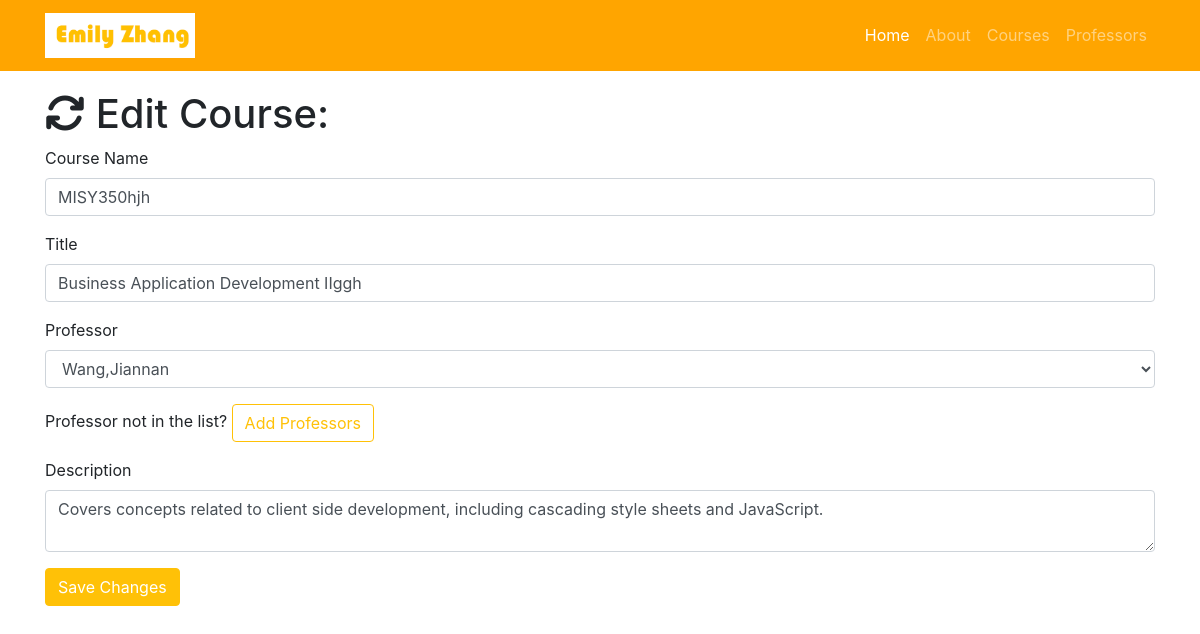
The app's page /course/edit/1, older data.
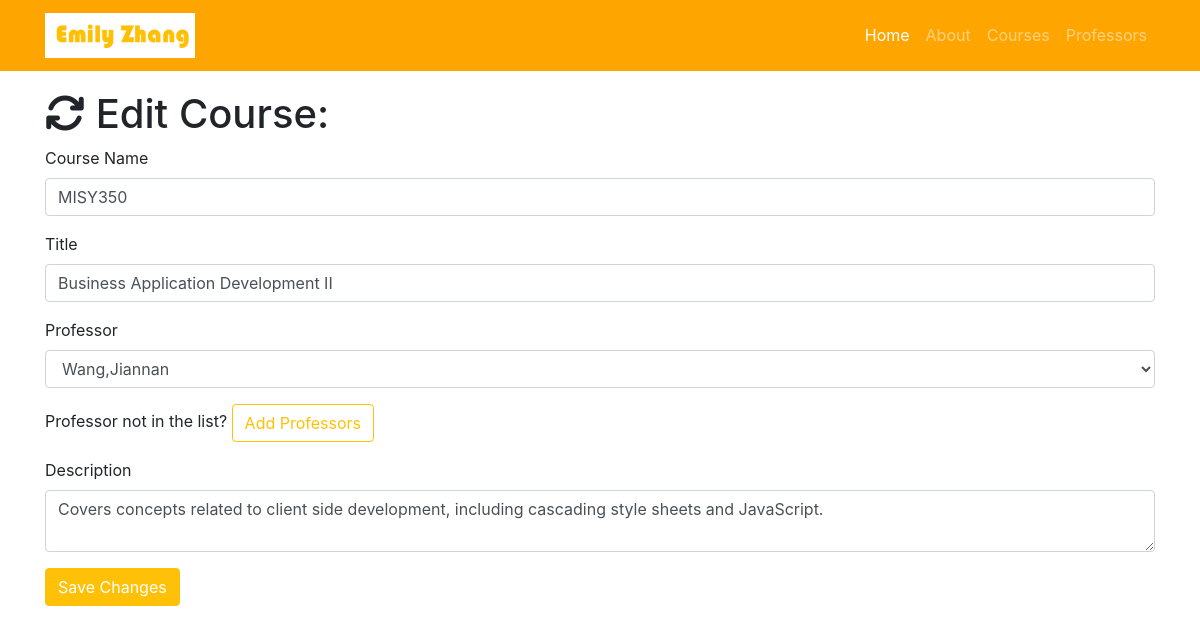
The same page, newer data.
### resume.py (models this page shows)
class Course(db.Model):
    __tablename__ = 'courses'
    id = db.Column(db.Integer, primary_key=True)
    number = db.Column(db.String(60))
    title = db.Column(db.String(256))
    description = db.Column(db.Text)
    professor_id = db.Column(db.Integer, db.ForeignKey('professors.id'))

### resume.py (the view, shortened to what this page needs)
@app.route('/course/edit/<int:id>', methods=['GET', 'POST'])
def edit_course(id):
    course = Course.query.filter_by(id=id).first()
    professors = Professor.query.all()
    if request.method == 'GET':
        return render_template('course-edit.html', course=course, professors=professors)

### templates/course-edit.html (shortened to what this page needs)
{% extends "resume-base.html"%}
{% block page_content%}
  <div class="container">
    <h1><i class="fa fa-refresh" aria-hidden="true"></i> Edit Course:</h1>
    <form action="/course/edit/{{course.id}}" method="post">
      <div class="form-group">
        <label>Course Name</label>
        <input class="form-control" type="text" name="number" value="{{course.number}}" required="true">
      </div>
      <div class="form-group">
        <label>Title</label>
        <input class="form-control" type="text" name="title" value="{{course.title}}" required="true">
      </div>
      <div class="form-group">
        <label>Professor</label>
        <select class="form-control" name="professor">
          {% for professor in professors %}
            {% if professor == course.professor %}
              <option selected="selected">{{professor.name}}</option>
            {% else %}
              <option>{{professor.name}}</option>
            {% endif %}
          {% endfor %}
        </select>
      </div>
      <div class="form-group">
        Professor not in the list? <a href="/professor/add" class="btn btn-outline-warning" role="button" aria-disabled="true">Add Professors</a>
      </div>
      <div class="form-group">
        <label>Description</label>
        <textarea class="form-control" name="description" required="true">{{course.description}}</textarea>
      </div>
      <button type="submit" class="btn btn-warning" style="color:white;">Save Changes</button>
    </form>
  </div>
{% endblock%}

Row changes from the older to the newer data that the page shows:
changed Course: number "MISY350hjh" → "MISY350"; title "Business Application Development IIggh" → "Business Application Development II"
